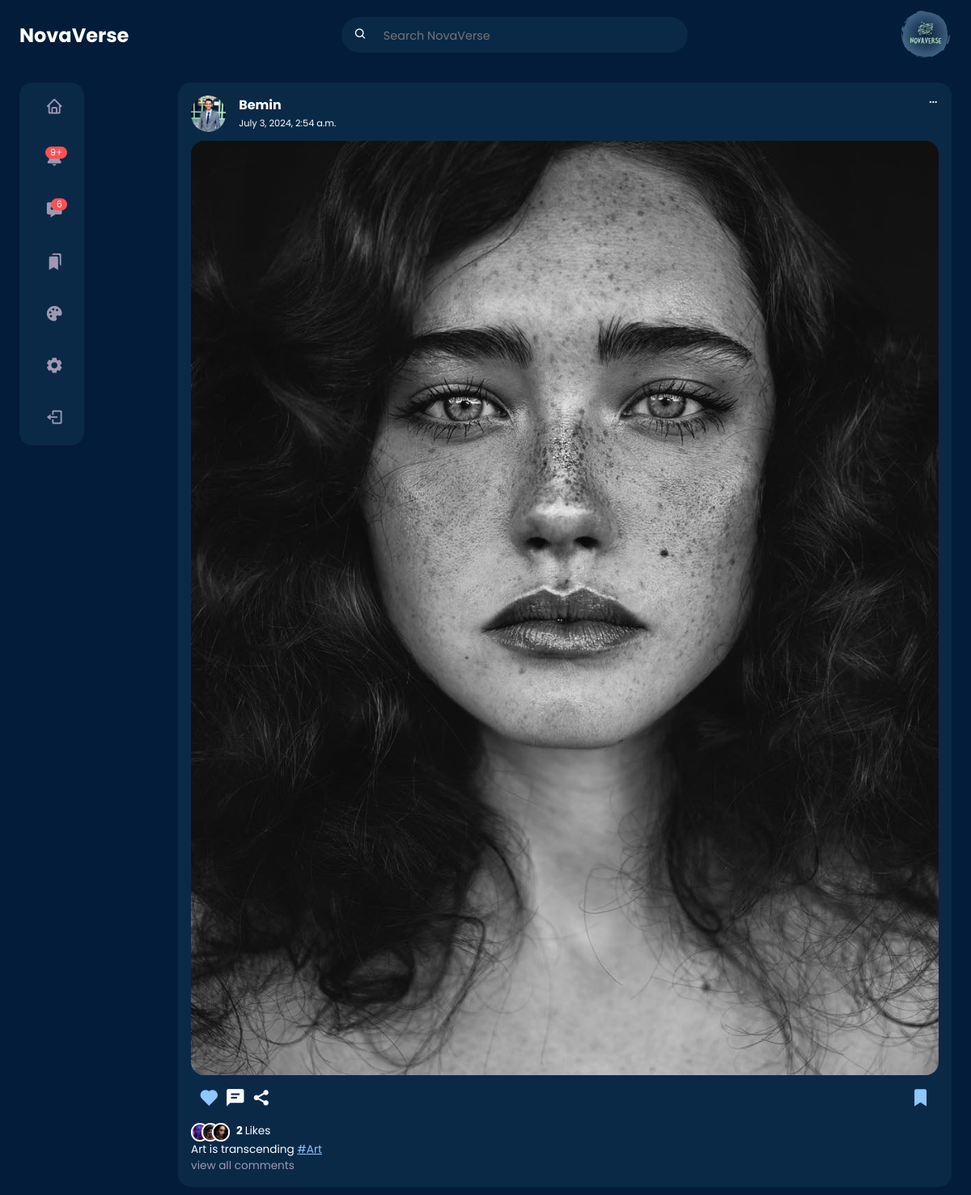
The page /saved/ (signed in) on the database its author committed.
### post/models.py (models this page shows, shortened)
class Post(models.Model):
    id = models.UUIDField(primary_key=True, default=uuid.uuid4, editable=False)
    picture = models.ImageField(
        upload_to=user_directory_path, verbose_name="Picture", null=True
    )
    caption = models.CharField(max_length=10000, verbose_name="Caption")
    posted = models.DateTimeField(auto_now_add=True)
    tags = models.ManyToManyField(Tag, related_name="tags")
    user = models.ForeignKey(User, on_delete=models.CASCADE)
    likes = models.IntegerField(default=0)

class Tag(models.Model):
    title = models.CharField(max_length=100, verbose_name="Tag")
    slug = models.SlugField(null=False, unique=True, default=uuid.uuid1)
    class Meta:
        verbose_name = "Tag"
        verbose_name_plural = "Tags"

### post/views.py (the view)
# urls.py: path("saved/", views.bookmark, name="saved"),
@login_required
def bookmark(request):
    user = request.user
    profile = Profile.objects.get(user=user)
    post_items = profile.favourite.all()
    profile = Profile.objects.get(user=user)
    for post in post_items:
        post.liked = Likes.objects.filter(user=user, post=post).exists()
        post.is_favourite = profile.favourite.filter(id=post.id).exists()
        post_user_profile = Profile.objects.get(user=post.user)
        post.profilePicture = post_user_profile.picture
    context = {
        "posts": post_items,
        "profile": profile,
    }
    return render(request, "bookmarks.html", context)

### templates/bookmarks.html (shortened to what this page needs)
{% load static %}
<!DOCTYPE html>
<html lang="en">
<head>
	<link rel="stylesheet" href="{% static 'style/home.css' %}">
	<link href='https://unpkg.com/boxicons@2.1.4/css/boxicons.min.css' rel='stylesheet'>
</head>
<body>
	{% include "nav.html" %}
	<main>
		<div class="container">
			<div class="left">
				{% include 'sidebar.html' %}
			</div>
			<div class="middle">
				<div class="feeds">
					{% for post in posts %}
					<div class="feed">
						<div class="head">
							<div class="user">
								<div class="profile-photo">
									<img src="{{ post.profilePicture.url }}">
								</div>
								<div class="info">
									<a href="{% url 'profile' post.user.username %}">
										<h3>{{ post.user.username }}</h3>
									</a>
									<small>{{ post.posted }}</small>
								</div>
							</div>
							<span class="edit">
								<i class='bx bx-dots-horizontal-rounded'></i>
							</span>
						</div>
						<div class="photo">
							<a href="{% url 'post-detail' post.id %}"><img src="{{ post.picture.url }}"></a>
						</div>
						<div class="action-buttons">
							<div class="interaction-buttons">
								<span>
									<a href="{% url 'like' post.id %}" class="like-button" data-id="{{ post.id }}">
										<i id="like-icon-{{ post.id }}"
											class='bx bxs-heart {% if post.liked %} liked {% endif %}'></i>
									</a>
								</span>
								<span><i class='bx bxs-comment-detail'></i></span>
								<span><i class='bx bxs-share-alt'></i></span>
							</div>
							<div class="bookmark">
								<span>
									<a href="{% url 'favourite' post.id %}" class="favourite-button"
										data-id="{{post.id}}">
										<i class='bx bxs-bookmark {% if post.is_favourite %} liked {% endif %}'></i>
									</a>
								</span>
							</div>
						</div>
						<div class="liked-by">
							<span><img src="{% static 'img/profile-10.jpg' %}"></span>
							<span><img src="{% static 'img/profile-11.jpg' %}"></span>
							<span><img src="{% static 'img/profile-12.jpg' %}"></span>
							<p><b id="like-count-{{ post.id }}"> {{ post.likes }}
								</b> Likes</p>
						</div>
						<div class="caption">
							<p>
								{{post.caption}}
								{% for tag in post.tags.all %}
								<a href="{{tag.get_absolute_url}}"><span class="harsh-tag">
										#{{tag.title}}</span></a>
								{% endfor %}
							</p>
						</div>
						<div class="comment text-muted">
							view all comments
						</div>
					</div>
					{% endfor %}
				</div>
			</div>
		</div>
	</main>
</body>
</html>

### static/style/home.css (style rules this page uses)
:root { --primary-color-hue: 210; --btn-color: hsl(var(--primary-color-hue), 100%, 78%); --colour-white: hsl(252, 30%, 100%); --colour-light: hsl(252, 30%, 95%); --colour-gray: hsl(252, 15%, 65%); --colour-primary: hsl(213, 89%, 12%); --colour-primary-theme: 10, 41, 73; --colour-secondary: hsl(210, 75%, 16%); --colour-success: hsl(120, 95%, 65%); --colour-danger: hsl(0, 95%, 65%); --border-radius: 2rem; --card-border-radius: 1rem; --btn-padding: 0.6rem 2rem; --search-padding: 0.6rem 1rem; --card-padding: 1rem; --sticky-top-left: 5.4rem; --sticky-top-right: -18rem; --test: hsl(270, 89%, 12%); --test: hsl(270, 89%, 16%); }
* { margin: 0; padding: 0; outline: 0; box-sizing: border-box; font-family: "Poppins", sans-serif; text-decoration: none; border: none; list-style: none; }
a { text-decoration: none; color: inherit; }
body { color: var(--colour-white); background: var(--colour-primary); overflow-x: hidden; }
.container { width: 90%; margin: 0 auto; }
.profile-photo { width: 2.7rem; aspect-ratio: 1/1; border-radius: 50%; overflow: hidden; }
img { display: block; width: 100%; }
.text-muted { color: var(--colour-gray); }
main { position: relative; top: 5.4rem; }
main .container { display: grid; grid-template-columns: 18vw auto 20vw; column-gap: 2rem; position: relative; }
main .container .left { height: max-content; position: sticky; top: var(--sticky-top-left); }
.middle .feeds .feed { background: var(--colour-secondary); border-radius: var(--card-border-radius); padding: var(--card-padding); margin: 1rem 0; font-size: 0.85rem; line-height: 1.5; }
.middle .feed .head { display: flex; justify-content: space-between; }
.middle .feed .user { display: flex; gap: 1rem; }
.middle .feed .photo { border-radius: var(--card-border-radius); overflow: hidden; margin: 0.7rem 0; }
.middle .feed .action-buttons { display: flex; justify-content: space-between; align-items: center; font-size: 1.6rem; margin: 0.6rem; }
.middle .feed .action-buttons i.liked { color: var(--btn-color); }
.middle .feed .liked-by { display: flex; }
.middle .feed .liked-by span { width: 1.4rem; height: 1.4rem; display: block; border-radius: 50%; overflow: hidden; border: 2px solid white; margin-left: -0.6rem; }
.middle .feed .liked-by span:first-child { margin: 0; }
.middle .feed .liked-by p { margin-left: 0.5rem; }
.middle .feed .caption a { text-decoration: underline; color: var(--btn-color); }
@media screen and (max-width: 1200px) { .container { width: 96%; } }
@media screen and (max-width: 1200px) { main .container { grid-template-columns: 5rem auto 30vw; gap: 1rem; } }
@media screen and (max-width: 1200px) { .left { width: 5rem; z-index: 5; } }

### templates/bookmarks.html (style rules this page uses)
main .container { grid-template-columns: 15vw auto; }

### rows shown on the page
Post: user.username "Bemin", posted "July 3, 2024, 2:54 a.m.", picture (picture), likes "2", caption "Art is transcending"
Tag: title "Art"
